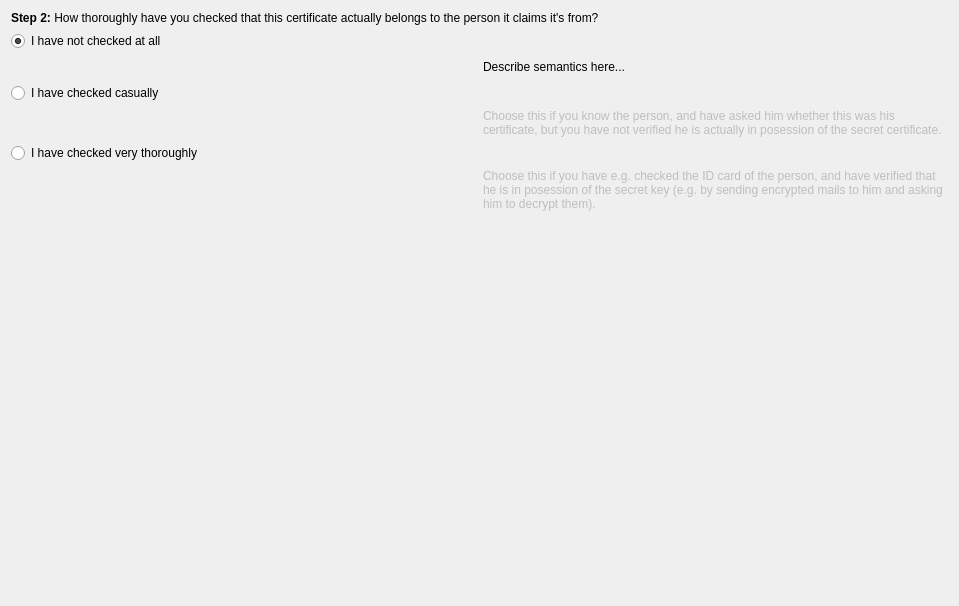
<ui version="4.0" >
 <class>Kleo::Dialogs::CertifyCertificateDialogPrivate::SelectCheckLevelWidget</class>
 <widget class="QWidget" name="Kleo::Dialogs::CertifyCertificateDialogPrivate::SelectCheckLevelWidget" >
  <property name="geometry" >
   <rect>
    <x>0</x>
    <y>0</y>
    <width>959</width>
    <height>606</height>
   </rect>
  </property>
  <layout class="QGridLayout" >
   <item row="0" column="0" colspan="2" >
    <widget class="QLabel" name="label_2" >
     <property name="text" >
      <string>&lt;b>Step 2:&lt;/b> How thoroughly have you checked that this certificate actually belongs to the person it claims it's from?</string>
     </property>
     <property name="wordWrap" >
      <bool>true</bool>
     </property>
    </widget>
   </item>
   <item row="1" column="0" colspan="2" >
    <widget class="QRadioButton" name="checkLevelNotCheckedRB" >
     <property name="text" >
      <string>I have not checked at all</string>
     </property>
     <property name="checked" >
      <bool>true</bool>
     </property>
    </widget>
   </item>
   <item row="2" column="0" >
    <spacer>
     <property name="orientation" >
      <enum>Qt::Horizontal</enum>
     </property>
     <property name="sizeType" >
      <enum>QSizePolicy::Fixed</enum>
     </property>
     <property name="sizeHint" >
      <size>
       <width>20</width>
       <height>20</height>
      </size>
     </property>
    </spacer>
   </item>
   <item row="2" column="1" >
    <widget class="QLabel" name="label_3" >
     <property name="text" >
      <string>Describe semantics here...</string>
     </property>
     <property name="wordWrap" >
      <bool>true</bool>
     </property>
    </widget>
   </item>
   <item row="3" column="0" colspan="2" >
    <widget class="QRadioButton" name="checkLevelCasualRB" >
     <property name="text" >
      <string>I have checked casually</string>
     </property>
    </widget>
   </item>
   <item row="4" column="0" >
    <spacer>
     <property name="orientation" >
      <enum>Qt::Horizontal</enum>
     </property>
     <property name="sizeType" >
      <enum>QSizePolicy::Fixed</enum>
     </property>
     <property name="sizeHint" >
      <size>
       <width>20</width>
       <height>20</height>
      </size>
     </property>
    </spacer>
   </item>
   <item row="4" column="1" >
    <widget class="QLabel" name="label_4" >
     <property name="enabled" >
      <bool>false</bool>
     </property>
     <property name="text" >
      <string>Choose this if you know the person, and have asked him whether this was his certificate, but you have not verified he is actually in posession of the secret certificate.</string>
     </property>
     <property name="wordWrap" >
      <bool>true</bool>
     </property>
    </widget>
   </item>
   <item row="5" column="0" colspan="2" >
    <widget class="QRadioButton" name="checkLevelThoroughlyRB" >
     <property name="text" >
      <string>I have checked very thoroughly</string>
     </property>
    </widget>
   </item>
   <item row="6" column="0" >
    <spacer>
     <property name="orientation" >
      <enum>Qt::Horizontal</enum>
     </property>
     <property name="sizeType" >
      <enum>QSizePolicy::Fixed</enum>
     </property>
     <property name="sizeHint" >
      <size>
       <width>20</width>
       <height>20</height>
      </size>
     </property>
    </spacer>
   </item>
   <item row="6" column="1" >
    <widget class="QLabel" name="label_5" >
     <property name="enabled" >
      <bool>false</bool>
     </property>
     <property name="text" >
      <string>Choose this if you have e.g. checked the ID card of the person, and have verified that he is in posession of the secret key (e.g. by sending encrypted mails to him and asking him to decrypt them).</string>
     </property>
     <property name="wordWrap" >
      <bool>true</bool>
     </property>
    </widget>
   </item>
   <item row="7" column="1" >
    <spacer>
     <property name="orientation" >
      <enum>Qt::Vertical</enum>
     </property>
     <property name="sizeHint" >
      <size>
       <width>20</width>
       <height>40</height>
      </size>
     </property>
    </spacer>
   </item>
  </layout>
 </widget>
 <resources/>
 <connections/>
</ui>
